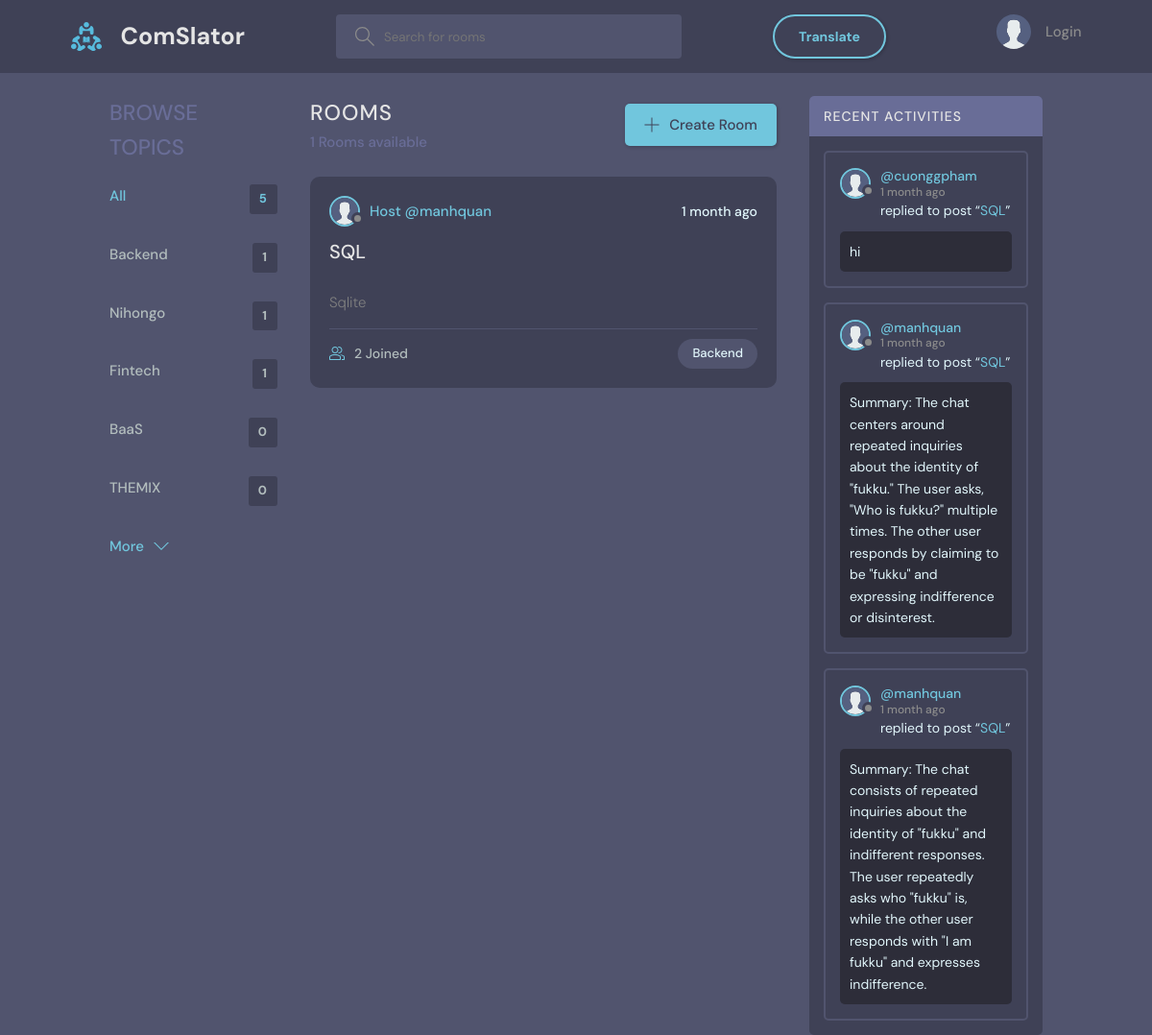
/?q=Backend, run on the app's committed database.
### base/models.py (models this page shows, shortened)
class Topic(models.Model):
    name = models.CharField(max_length=200)

class Room(models.Model):
    host = models.ForeignKey(User, on_delete=models.SET_NULL, null=True)
    topic = models.ForeignKey(Topic, on_delete=models.SET_NULL, null=True)
    name = models.CharField(max_length=200)
    description = models.TextField(null=True, blank=True)
    participants = models.ManyToManyField(User, related_name='participants', blank=True)
    call_room_id = models.CharField(max_length=100, unique=True, null=True, blank=True)
    updated = models.DateTimeField(auto_now=True)
    created = models.DateTimeField(auto_now_add=True)
    class Meta:
        ordering = ['-updated', '-created']
    def __str__(self):
        return self.name

class User(AbstractBaseUser):
    STATUS = [
        ('online', 'online'),
        ('offline', 'offline'),
    ]
    name = models.CharField(max_length=200, null=True)
    username   = models.CharField(max_length=200, null=True)
    email      = models.EmailField(unique=True, null=True)
    password   = models.CharField(max_length=100)
    birth_date = models.DateField(null=True)
    status     = models.CharField(choices=STATUS, max_length=50, default='offline')
    is_superuser = models.BooleanField(default=False)
    bio = models.TextField(null=True)
    avatar = models.ImageField(null=True, default="avatar.svg")
    timezone = models.CharField(max_length=50, default='UTC')
    USERNAME_FIELD = 'email'
    REQUIRED_FIELDS = ['username', 'password']
    objects = UserManager()

class Message(models.Model):
    user = models.ForeignKey(User, on_delete=models.CASCADE)
    room = models.ForeignKey(Room, on_delete=models.CASCADE)
    body = models.TextField()
    image = models.ImageField(upload_to="", null=True, blank=True)
    translated_body = models.TextField(null=True, blank=True)
    updated = models.DateTimeField(auto_now=True)
    created = models.DateTimeField(auto_now_add=True)
    class Meta:
        ordering = ['-updated', '-created']

### base/views.py (the view)
# urls.py: path('', views.home, name="home"),
def home(request):
    q = request.GET.get('q') if request.GET.get('q') != None else ''
    rooms = Room.objects.filter(
        Q(topic__name__icontains=q) |
        Q(name__icontains=q) |
        Q(description__icontains=q)
    )
    topics = Topic.objects.all()[0:5]
    room_count = rooms.count()
    room_messages = Message.objects.filter(
        Q(room__topic__name__icontains=q))[0:3]
    context = {'rooms': rooms, 'topics': topics,
               'room_count': room_count, 'room_messages': room_messages}
    return render(request, 'base/home.html', context)

### base/templates/base/home.html (shortened to what this page needs)
{% extends 'main.html' %}
{% block content %}
<main class="layout layout--3">
  <div class="container">
    {% include 'base/topics_component.html' %}
    <div class="roomList">
      <div class="roomList__header">
        <div>
          <h2>Rooms</h2>
          <p>{{room_count}} Rooms available</p>
        </div>
        <a class="btn btn--main" href="{% url 'create-room' %}">
          <svg version="1.1" xmlns="http://www.w3.org/2000/svg" width="32" height="32" viewBox="0 0 32 32">
            <title>add</title>
            <path
              d="M16.943 0.943h-1.885v14.115h-14.115v1.885h14.115v14.115h1.885v-14.115h14.115v-1.885h-14.115v-14.115z">
            </path>
          </svg>
          Create Room
        </a>
      </div>
      {% include 'base/feed_component.html' %}
    </div>
    {% include 'base/activity_component.html' %}
  </div>
</main>
{% endblock %}

### base/templates/base/topics_component.html
<div class="topics">
    <div class="topics__header">
        <h2>Browse Topics</h2>
    </div>
    <ul class="topics__list">
        <li>
            <a href="{% url 'home' %}" class="active">All <span>{{topics.count}}</span></a>
        </li>
        {% for topic in topics %}
        <li>
            <a href="{% url 'home' %}?q={{topic.name}}">{{topic.name}}<span>{{topic.room_set.all.count}}</span></a>
        </li>
        {% endfor %}
    </ul>
    <a class="btn btn--link" href="{% url 'topics' %}">
        More
        <svg version="1.1" xmlns="http://www.w3.org/2000/svg" width="32" height="32" viewBox="0 0 32 32">
            <title>chevron-down</title>
            <path d="M16 21l-13-13h-3l16 16 16-16h-3l-13 13z"></path>
        </svg>
    </a>
</div>

### base/templates/base/feed_component.html (shortened to what this page needs)
{% for room in rooms %}
<div class="roomListRoom">
  <div class="roomListRoom__header">
    <a
      href="{% url 'user-profile' room.host.id %}"
      class="roomListRoom__author"
    >
      <div class="avatar avatar--small">
        <img src="{{room.host.avatar.url}}" />
      </div>
      <span>Host @{{room.host.username}}</span>
    </a>
    <div class="roomListRoom__actions">
      <span>{{room.created|timesince}} ago</span>
    </div>
  </div>
  <div class="roomListRoom__content">
    <a href="{% url 'room' room.id %}">{{room.name}}</a>
  </div>
  <div class="roomListRoom__description">
    <a>{{room.description}}</a>
  </div>
  <div class="roomListRoom__meta">
    <a href="{% url 'room' room.id %}" class="roomListRoom__joined">
      {{room.participants.all.count}} Joined
    </a>
    <p class="roomListRoom__topic">{{room.topic.name}}</p>
  </div>
</div>
{% endfor %}

### base/templates/base/activity_component.html (shortened to what this page needs)
<div class="activities">
    <div class="activities__header">
        <h2>Recent Activities</h2>
    </div>
    {% for message in room_messages %}
    <div class="activities__box">
        <div class="activities__boxHeader roomListRoom__header">
            <a href="{% url 'user-profile' message.user.id %}" class="roomListRoom__author">
                <div class="avatar avatar--small">
                    <img src="{{message.user.avatar.url}}" />
                </div>
                <p>
                    @{{message.user.username}}
                    <span>{{message.created|timesince}} ago</span>
                </p>
            </a>
        </div>
        <div class="activities__boxContent">
            <p>replied to post “<a href="{% url 'room' message.room.id %}">{{message.room}}</a>”</p>
            <div class="activities__boxRoomContent">{{message.body}}</div>
        </div>
    </div>
    {% endfor %}
</div>

### static/styles/style1.css (style rules this page uses)
body { margin: 0; padding: 0; background-color: #51546e; color: #e1f6fb; font-family: "DM Sans", -apple-system, BlinkMacSystemFont, "Segoe UI", Roboto, Oxygen, Ubuntu, Cantarell, "Open Sans", "Helvetica Neue", sans-serif; }
main { width: 1400px; margin: 0 auto; height: 75vh; }
@media screen and (max-width: 1400px) { main { width: 90%; margin: 0 auto; } }

### data on the page
Topic: name "Backend", room_set.all.count "1"
Topic: name "Nihongo", room_set.all.count "1"
Topic: name "Fintech", room_set.all.count "1"
Topic: name "BaaS", room_set.all.count "0"
Topic: name "THEMIX", room_set.all.count "0"
Room: host.avatar (placeholder picture), host.username "manhquan", created "1 month", name "SQL", description "Sqlite", participants.all.count "2", topic.name "Backend"
Message: user.avatar (placeholder picture), user.username "cuonggpham", created "1 month", room "SQL", body "hi"
Message: user.avatar (placeholder picture), user.username "manhquan", created "1 month", room "SQL", body "Summary: The chat centers around repeated inquiries about the identity of \"fukku.\" The user asks, \"Who is fukku?\" multiple times. The other user responds by claiming to be \"fukku\" and expressing indifference or disinterest."
Message: user.avatar (placeholder picture), user.username "manhquan", created "1 month", room "SQL", body "Summary: The chat consists of repeated inquiries about the identity of \"fukku\" and indifferent responses. The user repeatedly asks who \"fukku\" is, while the other user responds with \"I am fukku\" and expresses indifference."

### other printed values
{{ topics.count }} "5"
{{ room_count }} "1"
